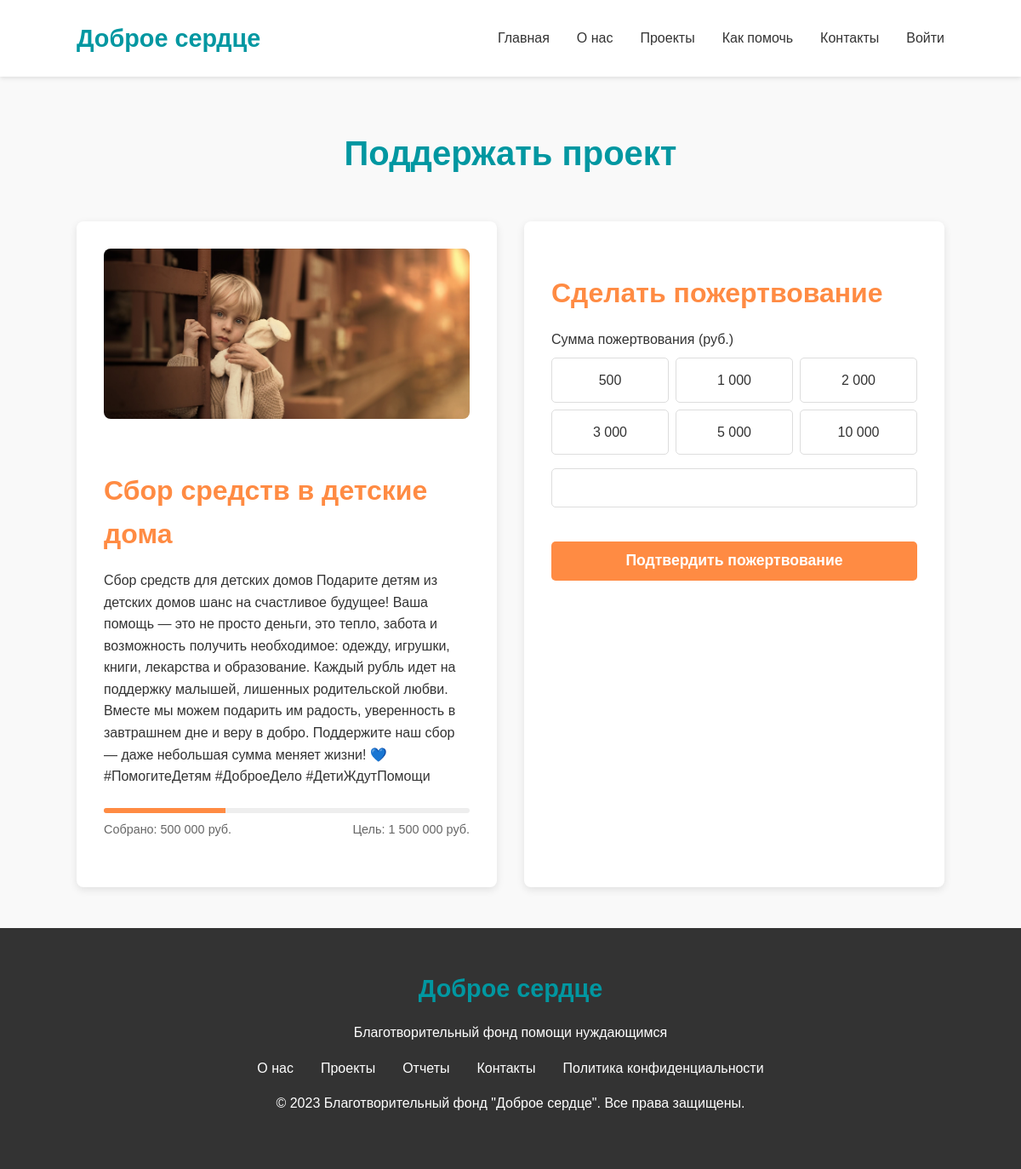
Screenshot of /donate.php?project=6 with the database file from the repository.
### tables this page shows
CREATE TABLE `project` (
  `id` int NOT NULL,
  `tittle` varchar(32) NOT NULL,
  `target_amount` int NOT NULL,
  `target_current` int DEFAULT NULL,
  `purpose_of_donation` varchar(512) NOT NULL,
  `img_path` varchar(64) NOT NULL
);

### public/donate.php (the view, shortened to what this page needs)
<?php include "db.php";
$project_id = isset($_GET['project']) ? intval($_GET['project']) : 0;
$stm = $connect->prepare("SELECT * FROM `project` WHERE id = ?");
$stm->execute([$project_id]);
$project = $stm->fetch();
?>
<!DOCTYPE html>
<html lang="ru">
<head>
    <link rel="stylesheet" href="https://cdnjs.cloudflare.com/ajax/libs/font-awesome/6.0.0-beta3/css/all.min.css">
</head>
<body>
    <?php include "header.php"; ?>
    <main class="container">
        <h1>Поддержать проект</h1>
        <div class="donate-container">
            <div class="project-info">
                <img src="./images/Project/<?=$project['img_path']?>" alt="<?=$project['tittle']?>" class="project-img">
                <h2><?=$project['tittle']?></h2>
                <p><?=$project['purpose_of_donation']?></p>
                <div class="project-progress">
                    <div class="progress-bar">
                        <div class="progress-fill"></div>
                    </div>
                    <div class="progress-info">
                        <span>Собрано: <?=number_format($project['target_current'], 0, '', ' ')?> руб.</span>
                        <span>Цель: <?=number_format($project['target_amount'], 0, '', ' ')?> руб.</span>
                    </div>
                </div>
            </div>
            <div class="donation-form">
                <h2>Сделать пожертвование</h2>
                <form action="action.php?action=donate&project=<?=$_GET['project']?>" method="POST">
                    <div class="form-group">
                        <label for="amount">Сумма пожертвования (руб.)</label>
                        <div class="amount-options">
                            <div class="amount-option" data-amount="500">500</div>
                            <div class="amount-option" data-amount="1000">1 000</div>
                            <div class="amount-option" data-amount="2000">2 000</div>
                            <div class="amount-option" data-amount="3000">3 000</div>
                            <div class="amount-option" data-amount="5000">5 000</div>
                            <div class="amount-option" data-amount="10000">10 000</div>
                        </div>
                        <input type="number" id="amount" name="amount" min="100" step="100" required>
                    </div>
                    <button type="submit" class="btn">Подтвердить пожертвование</button>
                </form>
            </div>
        </div>
    </main>
    <?php include "footer.php" ?>
</body>
</html>

### public/header.php (style rules this page uses)
:root { --h1-color: #0097a1; --h2-color: #ff8b43; --button-color: #ff8b43; --text-color: #333; --light-bg: #f9f9f9; }
body { font-family: 'Arial', sans-serif; margin: 0; padding: 0; color: var(--text-color); line-height: 1.6; }

### public/footer.php (style rules this page uses)
:root { --h1-color: #0097a1; --h2-color: #ff8b43; --button-color: #ff8b43; --text-color: #333; --light-bg: #f9f9f9; }
body { font-family: 'Arial', sans-serif; margin: 0; padding: 0; color: var(--text-color); line-height: 1.6; }

### rows the page displays
project: img_path (picture), tittle "Сбор средств в детские дома", purpose_of_donation "Сбор средств для детских домов Подарите детям из детских домов шанс на счастливое будущее! Ваша помощь — это не просто деньги, это тепло, забота и возможность получить необходимое: одежду, игрушки, книги, лекарства и образование. Каждый рубль идет на поддержку малышей, лишенных родительской любви. Вместе мы можем подарить им радость, уверенность в завтрашнем дне и веру в добро. Поддержите наш сбор — даже небольшая сумма меняет жизни! 💙 #ПомогитеДетям #ДоброеДело #ДетиЖдутПомощи", target_current "500 000", target_amount "1 500 000"
